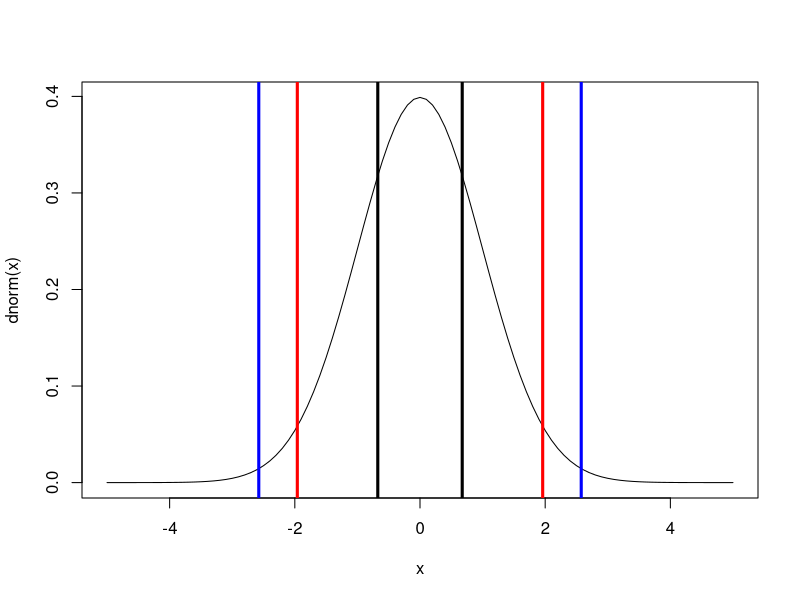
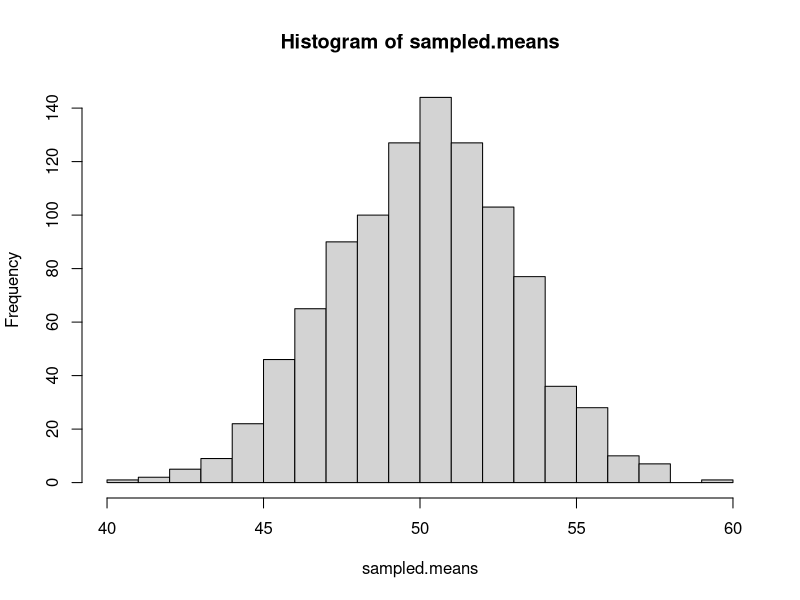
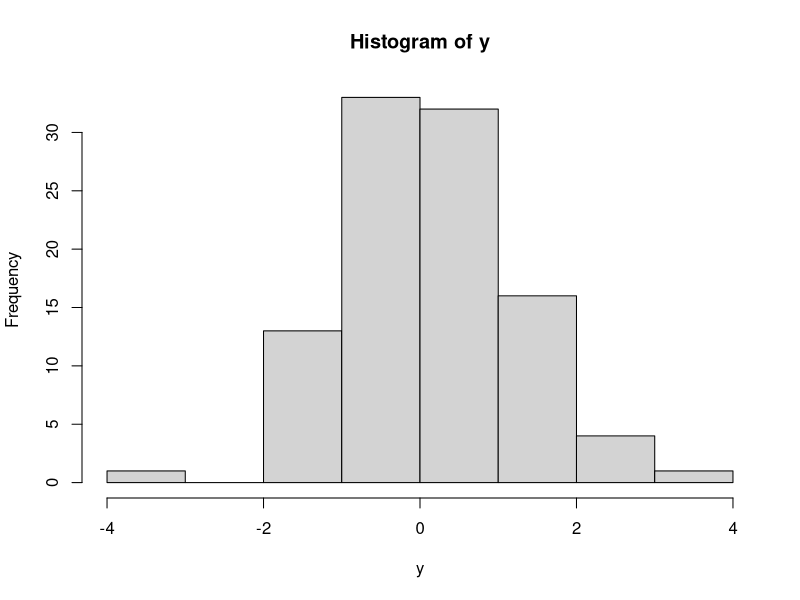
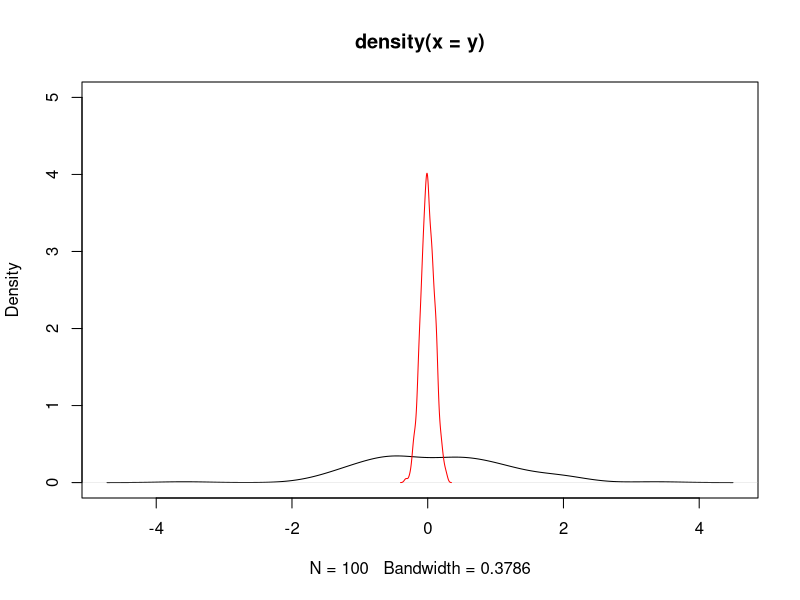
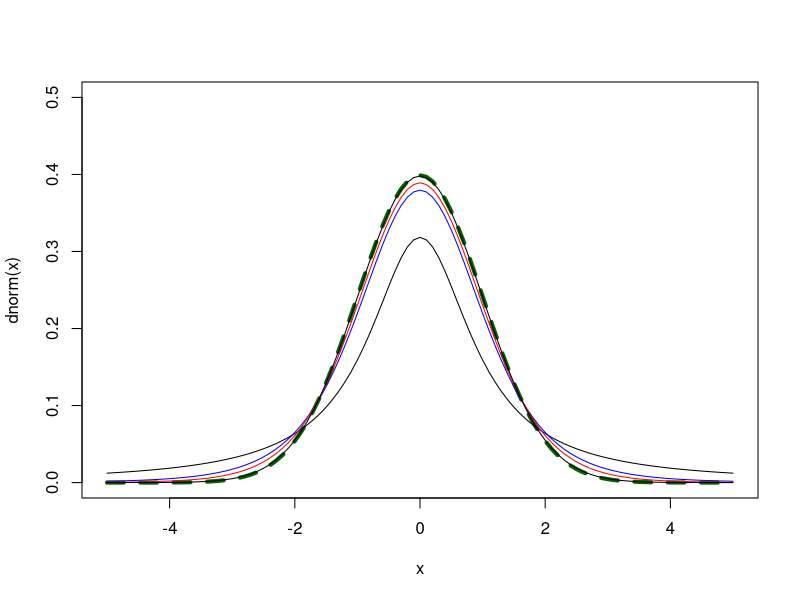
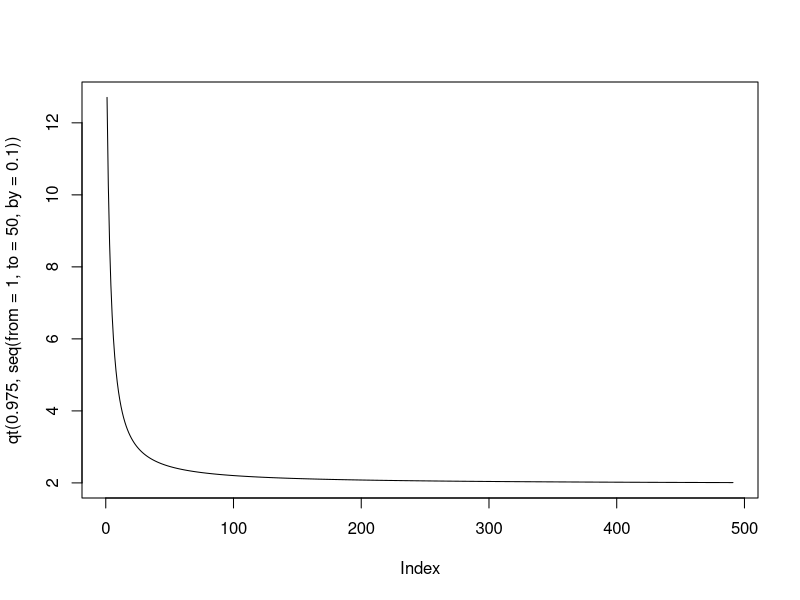
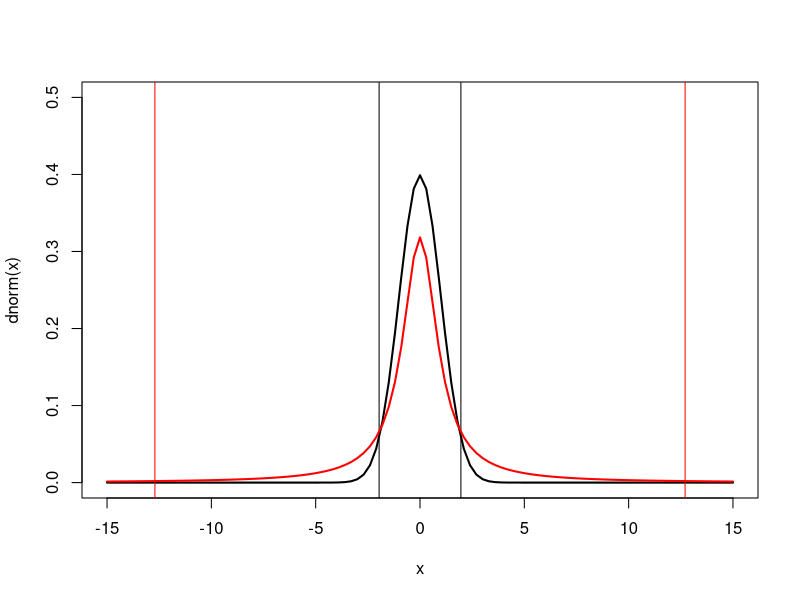
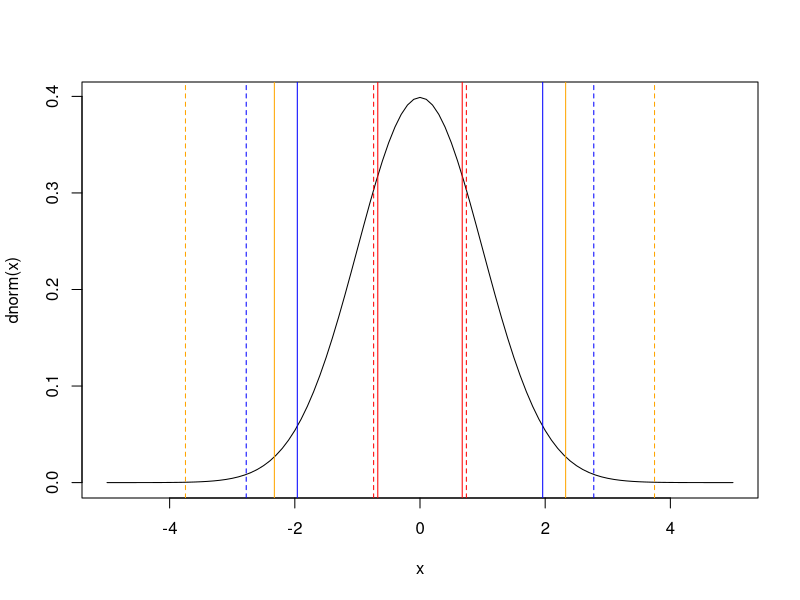

These figures' R source, in order:
# can we predict the 50%, 95%, 99$ data intervals (note: these ARE NOT CONFIDENCE INTERVALS)
qnorm(0.25);qnorm(0.75)
qnorm(0.025);qnorm(0.975)
qnorm(0.005);qnorm(0.995)

curve(dnorm(x),xlim=c(-5,5))
abline(v=c(qnorm(0.25),qnorm(0.75)),lwd=3)
abline(v=c(qnorm(0.025),qnorm(0.975)),col="red",lwd=3)
abline(v=c(qnorm(0.005),qnorm(0.995)),col="blue",lwd=3)

set.seed(2)
dat<-rnorm(n=10000,mean=10,sd=2)
mean.dat<-mean(dat)
sd.dat<-sd(dat)

quantile(dat,c(0.25,0.75))#empirical
mean.dat-0.674*sd.dat
mean.dat+0.674*sd.dat

quantile(dat,c(0.025,0.975))#empirical
mean.dat-qnorm(0.025)*sd.dat #using qnorm will be more percise
mean.dat+qnorm(0.025)*sd.dat

quantile(dat,c(0.005,0.995))#empirical
mean.dat-qnorm(0.005)*sd.dat #this is the same as mean.dat+qnorm(0.995)*sd.dat
mean.dat+qnorm(0.005)*sd.dat





#central limits theorem proof of concept
set.seed(2)
sampled.means<-NA#defines an 'empty' vector

#this loops 1000 times. Each time we sample 100 random variables
#drawn from a uniform distribution bounded by 0 and 100
for(i in 1:1000){
	y=runif(100,0,100)
	sampled.means[i]<-mean(y)
	}
#in the end, we have 1000 estimates of the mean
hist(sampled.means,breaks=25)
#Or distribution of estimates of the mean are normal, even though the population itself was not distributed normal.




# SE
#y<-c(1,2,3,4,5)
y<-rnorm(1000,10,2)
se<-sd(y)/sqrt(length(y))#the square root of the standard deviation, sd(), divided by n, which is the length of y, length().  


# proof of concept simulation
# don't stress over the code, unless you are actively trying to learn how to write code (in that case, go ahead and stress over the code)
set.seed(4)
sampled.means<-NA#defines an 'empty' vector

#this loops 1000 times. Each time we sample 100 random variables drawn from a normal distribution with mean 0 and standard deviation of 1
for(i in 1:1000){
	y=rnorm(100)
	sampled.means[i]<-mean(y)
	}
#in the end, we have 1000 estimates of the mean

sd(sampled.means)

y=rnorm(100)
hist(y)
plot(density(y),ylim=c(0,5))
lines(density(sampled.means),col="red")
sd(sampled.means)# the standard deviation of our mean estimates
sd(y)/sqrt(length(y))# the standard error of a sample

#change it to 1000 sample size - note the SE gets smaller
#
# 95% CI




# t-distribution
curve(dnorm(x),ylim=c(0,0.5),xlim=c(-5,5),col="darkgreen",lty=2,lwd=4)
curve(dt(x,1),ylim=c(0,0.5),xlim=c(-5,5),add=TRUE)
curve(dt(x,5),ylim=c(0,0.5),xlim=c(-5,5),add=TRUE,col="blue")
curve(dt(x,10),ylim=c(0,0.5),xlim=c(-5,5),add=TRUE,col="red")
#curve(dnorm(x),ylim=c(0,0.5),xlim=c(-5,5),add=TRUE,col="darkgreen",lty=2,lwd=4)
curve(dt(x,100),ylim=c(0,0.5),xlim=c(-5,5),add=TRUE)

plot(qt(0.975,seq(from=1,to=50,by=0.1)),pch=19,type="l")


curve(dnorm(x),ylim=c(0,0.5),xlim=c(-15,15),lty=1,lwd=2)
abline(v=qnorm(0.025))
abline(v=qnorm(0.975))
curve(dt(x,1),ylim=c(0,0.5),xlim=c(-15,15),col="red",add=TRUE,lwd=2)
abline(v=qt(0.025,1),col="red")
abline(v=qt(0.975,1),col="red")
#those fat tails are fatter than you think!

# If normal, and infinite sample
# 50% of the population falls between mu +/- 0.674*sigma
# 95% of the population falls between mu +/- 1.96*sigma
# 99% of the population falls between mu +/- 2.576*sigma

qt(0.975,14)
qt(0.975,30)
qt(0.975,59)
qt(0.975,1000000000)
qnorm(0.975)




curve(dnorm(x),xlim=c(-5,5))
abline(v=qt(0.25,9999),col="red",lty=1)
abline(v=qt(0.75,9999),col="red",lty=1)
abline(v=qt(0.25,4),col="red",lty=2)
abline(v=qt(0.75,4),col="red",lty=2)

abline(v=qt(0.025,9999),col="blue",lty=1)
abline(v=qt(0.975,9999),col="blue",lty=1)
abline(v=qt(0.025,4),col="blue",lty=2)
abline(v=qt(0.975,4),col="blue",lty=2)


abline(v=qt(0.01,9999),col="orange",lty=1)
abline(v=qt(0.99,9999),col="orange",lty=1)
abline(v=qt(0.01,4),col="orange",lty=2)
abline(v=qt(0.99,4),col="orange",lty=2)


qt(0.025,14)#sample size 15 
qt(0.975,14)

################################### 
# 95% CI

set.seed(2)
# qt(0.975,1:50)
# qt(0.975,1:500)

y=rnorm(100)
the.mean<-mean(y)
the.stv<-sd(y)
n<-length(y)
std.error<-the.stv/sqrt(n)
theCI <- qt(0.975,df=n-1)*std.error  #qt(0.025,df=n-1) # same absolute value - t is centered around zero
(lower.CI<-the.mean-theCI)
quantile(sampled.means,0.025)
(upper.CI<-the.mean+theCI)
quantile(sampled.means,0.975)


curve(dnorm(x,the.mean,the.stv),ylim=c(0,0.5),xlim=c(-3,3))
abline(v=lower.CI,col="red")#95% CI
abline(v=upper.CI,col="red")
abline(v=the.mean+1.96*the.stv,lty=2,col="blue")#95% data
abline(v=the.mean-1.96*the.stv,lty=2,col="blue")


cat("\nMean (SE)=",the.mean,"(",the.stv/sqrt(n),")")
cat("\nMean (95%CI)=",the.mean,"(",lower.CI,",",upper.CI,")")


#####
#Coefficient of variation
y1<-rnorm(1000,10,2)#cats &
y2<-rnorm(1000,100,2)#dogs, oh my!
(sd(y1)) #similar sds
(sd(y2))
(CV1<-sd(y1)/mean(y1))
(CV2<-sd(y2)/mean(y2))

y1<-rnorm(1000,10,2)#cats &
y2<-rnorm(1000,100,20)#dogs, oh my!
(sd(y1)) #different sds
(sd(y2))
(CV1<-sd(y1)/mean(y1)) #similar CV
(CV2<-sd(y2)/mean(y2))




### moments
library("e1071")
?skewness

set.seed(3)
curve(dgamma(x,2,1),xlim=c(0,10))
x<-rgamma(10000,2,1)
plot(density(x,adjust=2))

# a<-rnorm(5000,0,2)
# b<-rnorm(1000,-2,4)
# c<-rnorm(3000,4,5)
# skewed<-c(a,b,c)
skewed.mean<-mean(x)
abline(v=skewed.mean,col="orange")
pnorm(skewed.mean,skewed.mean,sd(x))#predicted density if normal
pgamma(skewed.mean,2,1)#actual density to the mean
skewed.median<-quantile(x,0.5)
pgamma(skewed.median,2,1)#median actually does a better job...
abline(v=skewed.median,col="blue")
skewed.sd<-sd(x)

curve(dnorm(x,skewed.mean,skewed.sd),add=TRUE,col="red",lwd=2,lty=2)
skewness(x) #right, or positive skewed

curve(dgamma(x,1.1,1),xlim=c(0,10))
xm<-rgamma(10000,1.1,1)
skewness(xm)

set.seed(3)
qqplot(rnorm(length(x),mean(x),sd(x)),x);abline(0,1)


lx<--x
plot(density(lx,adjust=2))
skewed.mean<-mean(lx)
abline(v=skewed.mean,col="orange")
skewed.sd<-sd(lx)

curve(dnorm(x,skewed.mean,skewed.sd),add=TRUE,col="red",lwd=2,lty=2)
skewness(x) #right, or positive skewed

set.seed(3)
qqplot(rnorm(length(lx),mean(lx),sd(lx)),lx);abline(0,1)




?kurtosis

#leptokurtic

adj.mean1<-sort(rnorm(1000,0,0.1))
adj.mean2<-sort(rnorm(500,0,0.5))
adj.mean3<-sort(rnorm(300,0,0.8))
adj.mean4<-sort(rnorm(200,0,1))
adj.mean5<-sort(rnorm(100,0,1.2))
kurtos<-c(adj.mean1,adj.mean2,adj.mean3,adj.mean4,adj.mean5)


plot(density(kurtos,adj=2))
kurtos.mean<-mean(kurtos)
kurtos.sd<-sd(kurtos)
curve(dnorm(x,kurtos.mean,kurtos.sd),add=TRUE,col="red")
kurtosis(kurtos)

qqplot(rnorm(length(kurtos),mean(kurtos),sd(kurtos)),kurtos);abline(0,1)



#platykurtic

set.seed(2)
kurtos<-rbeta(1000,2,2)

plot(density(kurtos,adj=2),ylim=c(0,2))
kurtos.mean<-mean(kurtos)
kurtos.sd<-sd(kurtos)
curve(dnorm(x,kurtos.mean,kurtos.sd),add=TRUE,col="red")
kurtosis(kurtos)

set.seed(3)
qqplot(rnorm(length(kurtos),mean(kurtos),sd(kurtos)),kurtos);abline(0,1)


################################################################
#
#transformations
#power
set.seed(4)
y<-rnorm(50,10,3)
yy<-y^3

hist(yy)
hist(yy^(1/3),breaks=10)

#### makes sense for some things   e.g., area
set.seed(2)
length<-sort(rnorm(100,10,3))
width<-sort(rnorm(100,30,5))

area<-length*width
hist(area,breaks=20)
plot(length,area)
plot(length,sqrt(area))

little.area<-area[1:50]
large.area<-area[51:100]

boxplot(little.area,large.area)
sd(little.area)
sd(large.area)
sd(sqrt(little.area))
sd(sqrt(large.area))


#log
set.seed(3)
y<-rlnorm(1000,10,1)
hist(y,breaks=50)
hist(log(y+1),breaks=50)

ylog<-log(y+1)#transform
exp(ylog)-1#back transform
####Biostatistics
set.seed(7)


#recip
set.seed(4)
y<-rnorm(1000,10,3)
yy<-1/y

hist(yy,breaks=50)
hist(1/yy,breaks=50)


# arcsin - used to be commonly used for proportion or percentages
set.seed(1)
y<-rbeta(100,3,2)#beta distribution is contrained between 0 and 1
hist(y,breaks=20)

trans.y<-asin(sqrt(y))
hist(trans.y,breaks=15)

set.seed(1)
y<-rbeta(1000,1.1,2)
hist(y,breaks=20)
trans.y<-asin(sqrt(y))
hist(trans.y,breaks=15)

#rank
set.seed(4)
y<-runif(100,10,200)
hist(y,breaks=20)
y.trans<-rank(y)
hist(y.trans,breaks=20)

round.y<-round(y)
length(unique(round.y))
rank(round.y)

cbind(y[order(y)],round.y[order(y)],rank(round.y[order(y)]))

#standardization
y<-rnorm(100,10,4)
hist(y,breaks=20)

mean(y)
sd(y)

#centering
std.var.center<-y-mean(y)
hist(std.var.center,breaks=20)
mean(std.var.center)#new mean is zero - or really really close (computer floating point issue)
sd(std.var.center)#sd is the same as the uncentered

#center and scaling by standard deviation
std.var<-(y-mean(y))/sd(y)
hist(std.var,breaks=20)
mean(std.var)
sd(std.var)

#the function scale() will do this too
mean(scale(y,scale=FALSE))#this will center the data, but not scale by sd
sd(scale(y,scale=FALSE))

#the default setting of scale() will give the z-transformation
mean(scale(y))
sd(scale(y))



